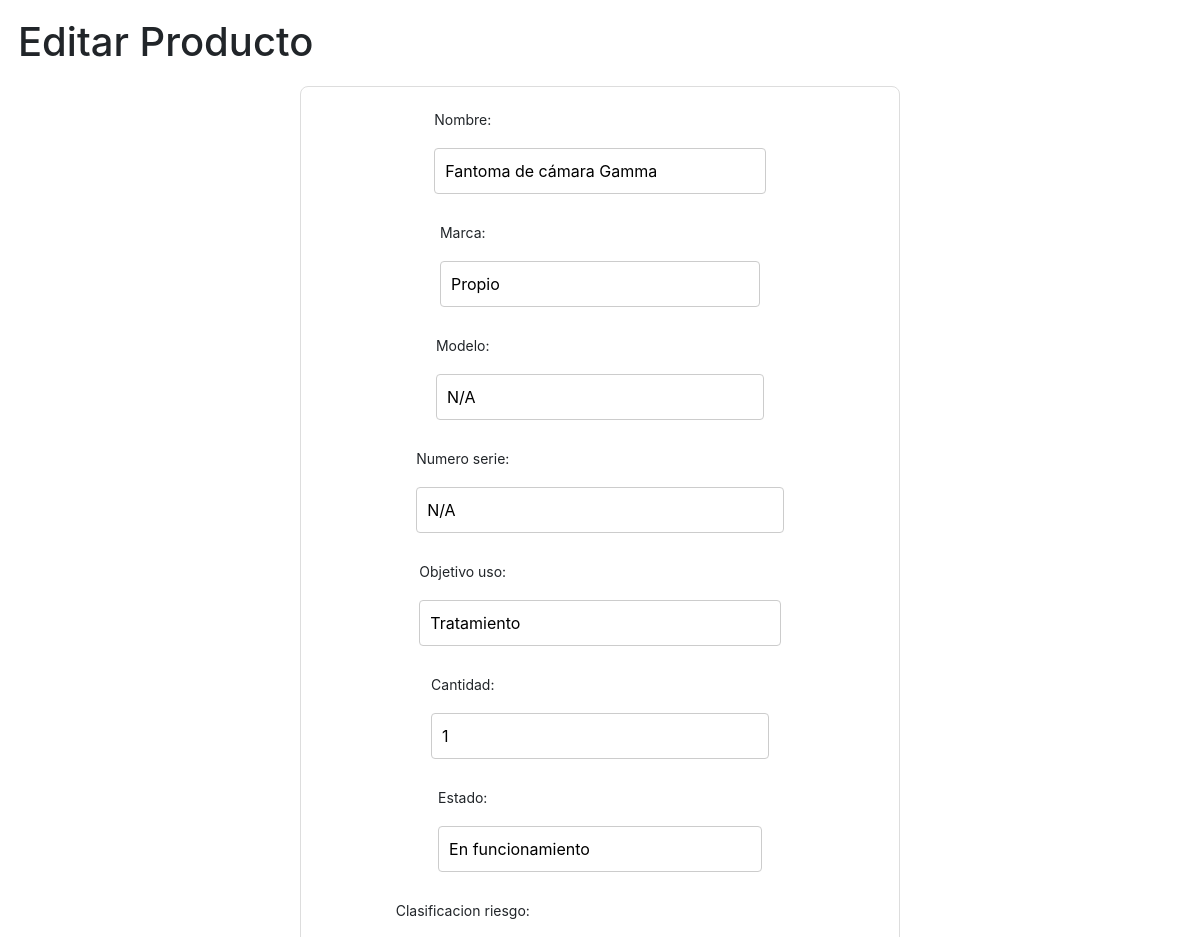
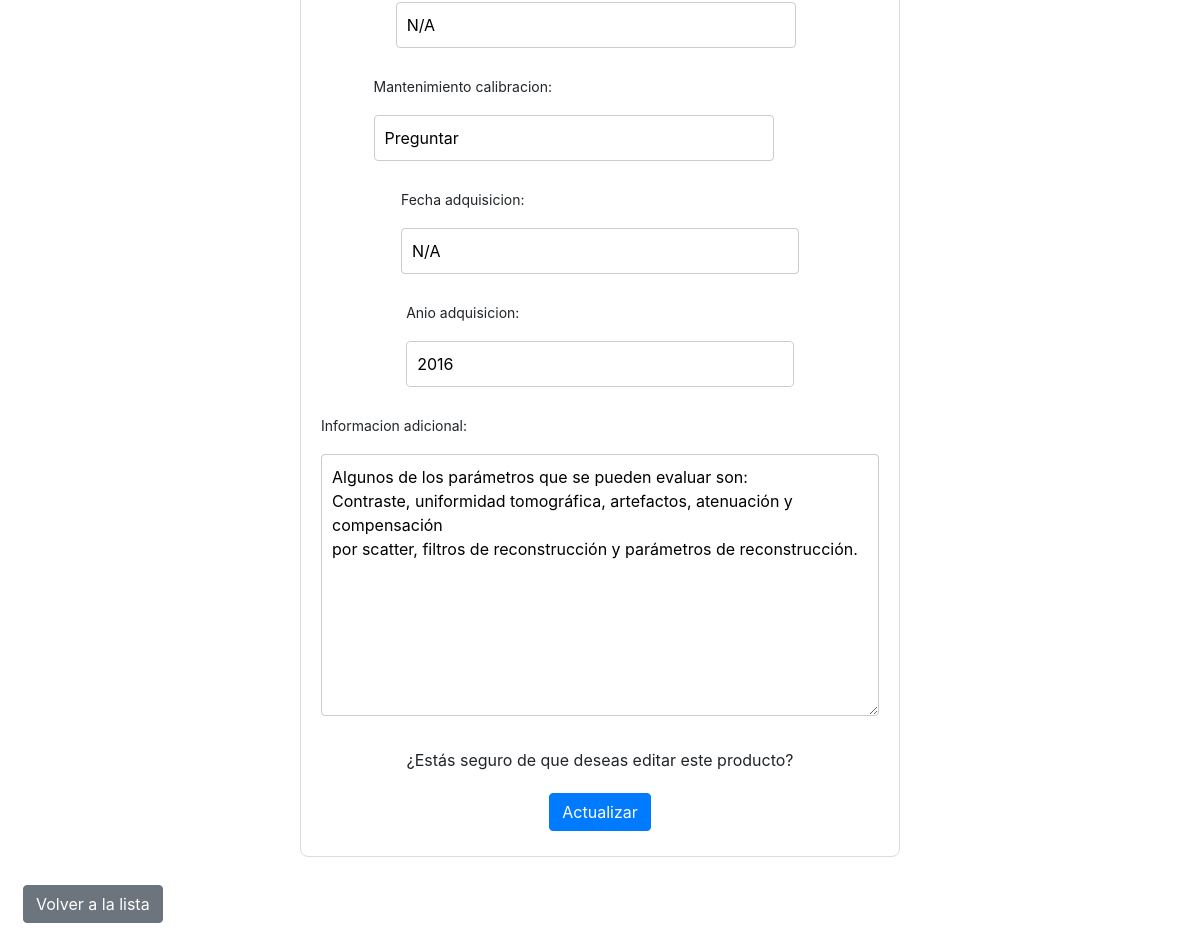
The app's page /inventario/editar/12/ with its own data (2 pictures, top to bottom).
### inventario/models.py (models this page shows, shortened)
class Producto(models.Model):
    nombre = models.CharField(max_length=255, null=True, blank=True)
    marca = models.CharField(max_length=255)  # campo obligatorio
    modelo = models.CharField(max_length=255, null=True, blank=True)
    numero_serie = models.CharField(max_length=255, null=True, blank=True)  # Modificado para permitir valores nulos
    objetivo_uso = models.CharField(max_length=255)  # campo obligatorio
    cantidad = models.IntegerField(default=0)
    estado = models.CharField(max_length=255, default='Funcionando')
    clasificacion_riesgo = models.CharField(max_length=255, null=True, blank=True)
    mantenimiento_calibracion = models.CharField(max_length=300, blank=True, null=True)
    fecha_adquisicion = models.CharField(max_length=255, null=True, blank=True)
    anio_adquisicion = models.IntegerField(null=True, blank=True)
    informacion_adicional = models.TextField(blank=True, null=True)

### inventario/views.py (the view)
# urls.py: path('editar/<int:pk>/', editar_producto, name='editar_producto'),
def editar_producto(request, pk):
    producto = get_object_or_404(Producto, pk=pk)
    if request.method == 'POST':
        form = ProductoForm(request.POST, instance=producto)
        if form.is_valid():
            form.save()
            messages.success(request, 'Producto editado exitosamente')
            return redirect('lista_productos')
        else:
            messages.error(request, 'Error al actualizar el producto.')
    else:
        form = ProductoForm(instance=producto)
    return render(request, 'inventario/editar_producto.html', {'form': form})

### inventario/forms.py
class ProductoForm(forms.ModelForm):
    class Meta:
        model = Producto
        fields = ['nombre', 'marca', 'modelo', 'numero_serie', 'objetivo_uso', 'cantidad', 'estado', 'clasificacion_riesgo', 'mantenimiento_calibracion', 'fecha_adquisicion', 'anio_adquisicion', 'informacion_adicional']

### inventario/templates/inventario/editar_producto.html (shortened to what this page needs)
{% load static %}
<!DOCTYPE html>
<html lang="es">
<head>
    <link rel="stylesheet" href="{% static 'css/style.css' %}">
    <link rel="stylesheet" href="https://stackpath.bootstrapcdn.com/bootstrap/4.5.2/css/bootstrap.min.css">
</head>
<body>
    <h1>Editar Producto</h1>
    <form method="post">
        {{ form.as_p }}
        <p>¿Estás seguro de que deseas editar este producto?</p>
        <button type="submit" class="btn btn-primary">Actualizar</button>
    </form>
    <a href="{% url 'lista_productos' %}" class="btn btn-secondary mt-2">Volver a la lista</a>
</body>
</html>

### inventario/static/css/style.css (style rules this page uses)
body { font-family: Arial, sans-serif; background-color: #f4f4f9; margin: 0; padding: 18px; position: relative; min-height: 100vh; }
button, input[type="submit"], .btn { background-color: #007bff; color: #161616; padding: 10px 20px; border: none; border-radius: 4px; cursor: pointer; margin: 5px; }
form { max-width: 600px; margin: 20px auto; padding: 20px; background-color: white; border: 1px solid #ddd; border-radius: 8px; }
form input[type="text"], form input[type="number"], form input[type="date"], form textarea, form select { width: 100%; padding: 10px; margin: 10px 0; border: 1px solid #ccc; border-radius: 4px; }
form { display: flex; flex-direction: column; align-items: center; justify-content: center; }
label { display: block; font-size: 14px; margin-bottom: 5px; }
input[type="text"], input[type="password"] { width: 100%; max-width: 400px; padding: 10px; margin-bottom: 20px; border: 1px solid #ccc; border-radius: 5px; box-sizing: border-box; }

### records on screen
Producto: nombre "Fantoma de cámara Gamma", marca "Propio", modelo "N/A", numero_serie "N/A", objetivo_uso "Tratamiento", cantidad "1", estado "En funcionamiento", clasificacion_riesgo "N/A", mantenimiento_calibracion "Preguntar", fecha_adquisicion "N/A", anio_adquisicion "2016", informacion_adicional "Algunos de los parámetros que se pueden evaluar son: Contraste, uniformidad tomográfica, artefactos, atenuación y compensación por scatter, filtros de reconstrucción y parámetros de reconstrucción."
